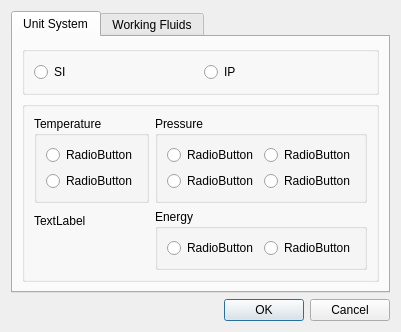
<?xml version="1.0" encoding="UTF-8"?>
<ui version="4.0">
 <class>sysSettingDialog</class>
 <widget class="QDialog" name="sysSettingDialog">
  <property name="geometry">
   <rect>
    <x>0</x>
    <y>0</y>
    <width>360</width>
    <height>312</height>
   </rect>
  </property>
  <property name="windowTitle">
   <string>Dialog</string>
  </property>
  <layout class="QVBoxLayout" name="verticalLayout">
   <item>
    <widget class="QTabWidget" name="tabWidget">
     <property name="tabShape">
      <enum>QTabWidget::Rounded</enum>
     </property>
     <property name="currentIndex">
      <number>0</number>
     </property>
     <property name="iconSize">
      <size>
       <width>16</width>
       <height>16</height>
      </size>
     </property>
     <widget class="QWidget" name="unitTab">
      <attribute name="title">
       <string>Unit System</string>
      </attribute>
      <layout class="QVBoxLayout" name="verticalLayout_6">
       <item>
        <widget class="QGroupBox" name="groupBox">
         <property name="title">
          <string/>
         </property>
         <layout class="QVBoxLayout" name="verticalLayout_2">
          <item>
           <layout class="QHBoxLayout" name="horizontalLayout_2">
            <item>
             <widget class="QRadioButton" name="radioButton">
              <property name="font">
               <font>
                <pointsize>9</pointsize>
                <weight>50</weight>
                <italic>false</italic>
                <bold>false</bold>
               </font>
              </property>
              <property name="text">
               <string>SI</string>
              </property>
             </widget>
            </item>
            <item>
             <widget class="QRadioButton" name="radioButton_2">
              <property name="font">
               <font>
                <pointsize>9</pointsize>
                <weight>50</weight>
                <italic>false</italic>
                <bold>false</bold>
               </font>
              </property>
              <property name="text">
               <string>IP</string>
              </property>
             </widget>
            </item>
           </layout>
          </item>
         </layout>
        </widget>
       </item>
       <item>
        <widget class="QGroupBox" name="groupBox_2">
         <property name="title">
          <string/>
         </property>
         <layout class="QFormLayout" name="formLayout_2">
          <item row="0" column="0">
           <widget class="QGroupBox" name="groupBox_3">
            <property name="title">
             <string>Temperature</string>
            </property>
            <layout class="QVBoxLayout" name="verticalLayout_3">
             <item>
              <widget class="QRadioButton" name="radioButton_3">
               <property name="text">
                <string>RadioButton</string>
               </property>
              </widget>
             </item>
             <item>
              <widget class="QRadioButton" name="radioButton_4">
               <property name="text">
                <string>RadioButton</string>
               </property>
              </widget>
             </item>
            </layout>
           </widget>
          </item>
          <item row="0" column="1">
           <widget class="QGroupBox" name="groupBox_4">
            <property name="title">
             <string>Pressure</string>
            </property>
            <layout class="QFormLayout" name="formLayout">
             <item row="0" column="0">
              <widget class="QRadioButton" name="radioButton_5">
               <property name="text">
                <string>RadioButton</string>
               </property>
              </widget>
             </item>
             <item row="0" column="1">
              <widget class="QRadioButton" name="radioButton_7">
               <property name="text">
                <string>RadioButton</string>
               </property>
              </widget>
             </item>
             <item row="1" column="0">
              <widget class="QRadioButton" name="radioButton_6">
               <property name="text">
                <string>RadioButton</string>
               </property>
              </widget>
             </item>
             <item row="1" column="1">
              <widget class="QRadioButton" name="radioButton_8">
               <property name="text">
                <string>RadioButton</string>
               </property>
              </widget>
             </item>
            </layout>
           </widget>
          </item>
          <item row="1" column="0">
           <widget class="QLabel" name="label_2">
            <property name="text">
             <string>TextLabel</string>
            </property>
           </widget>
          </item>
          <item row="1" column="1">
           <widget class="QGroupBox" name="groupBox_5">
            <property name="title">
             <string>Energy</string>
            </property>
            <layout class="QHBoxLayout" name="horizontalLayout_3">
             <item>
              <widget class="QRadioButton" name="radioButton_10">
               <property name="text">
                <string>RadioButton</string>
               </property>
              </widget>
             </item>
             <item>
              <widget class="QRadioButton" name="radioButton_9">
               <property name="text">
                <string>RadioButton</string>
               </property>
              </widget>
             </item>
            </layout>
           </widget>
          </item>
         </layout>
        </widget>
       </item>
      </layout>
     </widget>
     <widget class="QWidget" name="fluidTab">
      <attribute name="title">
       <string>Working Fluids</string>
      </attribute>
      <layout class="QHBoxLayout" name="horizontalLayout_5">
       <item>
        <layout class="QVBoxLayout" name="verticalLayout_8">
         <item>
          <widget class="QLabel" name="label">
           <property name="text">
            <string>Fluid Inventory</string>
           </property>
          </widget>
         </item>
         <item>
          <widget class="QListWidget" name="fromList">
           <item>
            <property name="text">
             <string>LiBr-H2O Solution</string>
            </property>
           </item>
           <item>
            <property name="text">
             <string>H2O-NH3 Solution and vapor</string>
            </property>
           </item>
           <item>
            <property name="text">
             <string>H2O Liquid and vapor</string>
            </property>
           </item>
           <item>
            <property name="text">
             <string>LiBr-H2O-NH3 Solution</string>
            </property>
           </item>
           <item>
            <property name="text">
             <string>LiBr/ZnBr2-CH3OH Solution</string>
            </property>
           </item>
           <item>
            <property name="text">
             <string>CH3OH Liquid and vapor</string>
            </property>
           </item>
           <item>
            <property name="text">
             <string>LiNO3/KNO3/NaNO3-H2O Solution</string>
            </property>
           </item>
           <item>
            <property name="text">
             <string>NaOH-H2O Solution</string>
            </property>
           </item>
           <item>
            <property name="text">
             <string>LiCl-H2O Solution</string>
            </property>
           </item>
           <item>
            <property name="text">
             <string>Moist Air</string>
            </property>
           </item>
           <item>
            <property name="text">
             <string>Flue Gas</string>
            </property>
           </item>
          </widget>
         </item>
        </layout>
       </item>
      </layout>
     </widget>
    </widget>
   </item>
   <item>
    <layout class="QHBoxLayout" name="horizontalLayout">
     <item>
      <spacer name="horizontalSpacer">
       <property name="orientation">
        <enum>Qt::Horizontal</enum>
       </property>
       <property name="sizeHint" stdset="0">
        <size>
         <width>40</width>
         <height>20</height>
        </size>
       </property>
      </spacer>
     </item>
     <item>
      <widget class="QPushButton" name="okButton">
       <property name="text">
        <string>OK</string>
       </property>
      </widget>
     </item>
     <item>
      <widget class="QPushButton" name="cancelButton">
       <property name="text">
        <string>Cancel</string>
       </property>
      </widget>
     </item>
    </layout>
   </item>
  </layout>
 </widget>
 <tabstops>
  <tabstop>okButton</tabstop>
  <tabstop>cancelButton</tabstop>
  <tabstop>radioButton</tabstop>
  <tabstop>radioButton_2</tabstop>
  <tabstop>radioButton_3</tabstop>
  <tabstop>radioButton_4</tabstop>
  <tabstop>radioButton_5</tabstop>
  <tabstop>radioButton_6</tabstop>
  <tabstop>radioButton_7</tabstop>
  <tabstop>radioButton_8</tabstop>
  <tabstop>radioButton_10</tabstop>
  <tabstop>radioButton_9</tabstop>
  <tabstop>fromList</tabstop>
  <tabstop>tabWidget</tabstop>
 </tabstops>
 <resources/>
 <connections/>
</ui>
